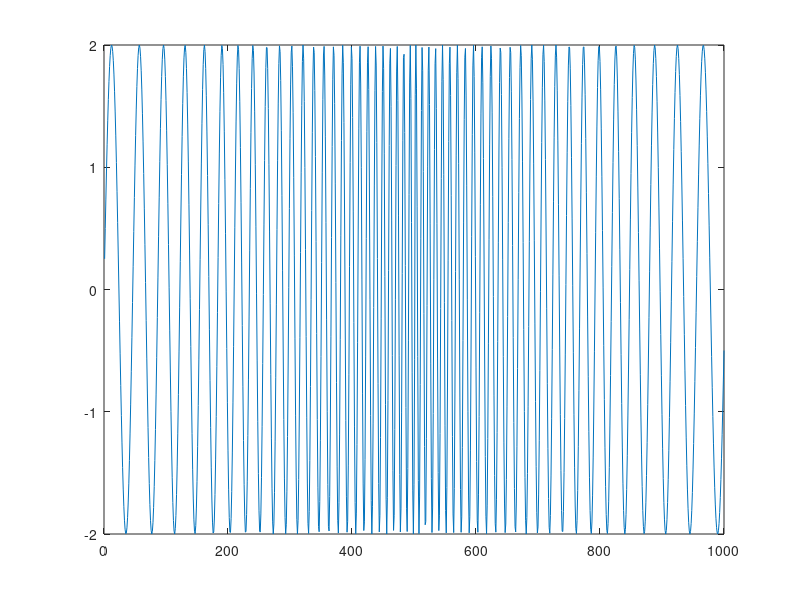

Recreate this plot in MATLAB.
% sine sweep

start_freq = 1;
end_freq = 5;
amplitude = 2;
duration = 10;

start_angular_freq = 2*pi*start_freq;
end_angular_freq = 2*pi*end_freq;

K = (start_angular_freq*duration)/log(end_angular_freq/start_angular_freq);
L = (duration)/log(end_angular_freq/start_angular_freq);

pos = [];
sign = 1;
dt = 0;
for i=1:1000
    if sign == 1
        dt = dt + 0.02;    
        cmd = amplitude*sin(K*(exp((dt)/(L))-1));
    end
    if sign == -1
        dt = dt - 0.02;  
        cmd = -amplitude*sin(K*(exp((dt)/(L))-1));
    end
    pos = [pos;cmd];
    if dt>=10 || dt<=0
        sign = -sign;
    end
end

plot(pos);